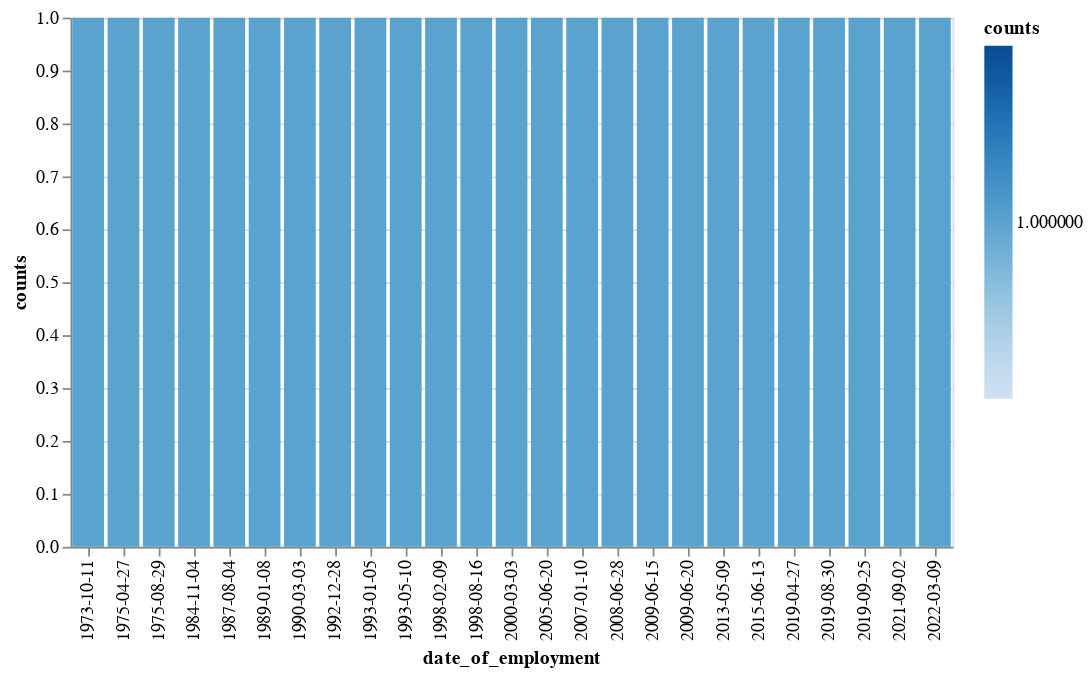

Here is the notebook cell this chart was saved with:
### Code cell
# chart1
data = pd.DataFrame(workers, columns=['date_of_employment'])
data = pd.DataFrame(workers.value_counts(ascending=False).iloc[:25])
alt.Chart(data.reset_index().rename(columns={0: "counts"})).mark_bar(orient='vertical').encode(
    x='date_of_employment',
    y='counts', color='counts'
)

### Figure 1 — Vega-Lite specification as saved in the notebook (floating-point values rounded to 4 significant figures)
{"config": {"view": {"continuousWidth": 400, "continuousHeight": 300}}, "data": {"name": "data-3c863ffd17797a0681dcfcef5e10a43e"}, "mark": {"type": "bar", "orient": "vertical"}, "encoding": {"color": {"field": "counts", "type": "quantitative"}, "x": {"field": "date_of_employment", "type": "nominal"}, "y": {"field": "counts", "type": "quantitative"}}, "$schema": "https://vega.github.io/schema/vega-lite/v4.17.0.json", "datasets": {"data-3c863ffd17797a0681dcfcef5e10a43e": [{"Unnamed: 0": 0, "id": 13077, "name": "Biagio Montecchi", "team": "BurlyWood", "date_of_employment": "1998-02-09", "employment_type": "Full time", "counts": 1}, {"Unnamed: 0": 671, "id": 23530, "name": "Alphons Balla", "team": "OliveDrab", "date_of_employment": "2015-06-13", "employment_type": "Half time", "counts": 1}, {"Unnamed: 0": 658, "id": 17748, "name": "Antonino Perozzo-Gentileschi", "team": "MediumSeaGreen", "date_of_employment": "1990-03-03", "employment_type": "Half time", "counts": 1}, {"Unnamed: 0": 659, "id": 38264, "name": "Licia Rossi", "team": "OliveDrab", "date_of_employment": "2007-01-10", "employment_type": "Half time", "counts": 1}, {"Unnamed: 0": 660, "id": 4065, "name": "Paoletta Gabbana", "team": "Lime", "date_of_employment": "2009-06-15", "employment_type": "Half time", "counts": 1}, {"Unnamed: 0": 661, "id": 33720, "name": "Amleto Pisani", "team": "OliveDrab", "date_of_employment": "2000-03-03", "employment_type": "Half time", "counts": 1}, {"Unnamed: 0": 662, "id": 39952, "name": "Costanzo Tosto", "team": "MediumSeaGreen", "date_of_employment": "2009-06-20", "employment_type": "Half time", "counts": 1}, {"Unnamed: 0": 663, "id": 23660, "name": "Ferdinando Ricciardi", "team": "Lime", "date_of_employment": "1984-11-04", "employment_type": "Half time", "counts": 1}, {"Unnamed: 0": 664, "id": 18564, "name": "Dott. Federigo Borromeo", "team": "Lime", "date_of_employment": "1975-08-29", "employment_type": "Half time", "counts": 1}, {"Unnamed: 0": 665, "id": 35760, "name": "Amanda Bosio-Asmundo", "team": "Lime", "date_of_employment": "2022-03-09", "employment_type": "Half time", "counts": 1}, {"Unnamed: 0": 666, "id": 13254, "name": "Mercedes Falcone-Monaco", "team": "OliveDrab", "date_of_employment": "2005-06-20", "employment_type": "Half time", "counts": 1}, {"Unnamed: 0": 667, "id": 3944, "name": "Sig.ra Gemma Pignatti", "team": "OliveDrab", "date_of_employment": "2019-08-30", "employment_type": "Half time", "counts": 1}, {"Unnamed: 0": 668, "id": 33252, "name": "Gianluca Germano-Botticelli", "team": "BurlyWood", "date_of_employment": "2019-04-27", "employment_type": "Half time", "counts": 1}, {"Unnamed: 0": 669, "id": 8800, "name": "Sig.ra Ramona Zarlino", "team": "BurlyWood", "date_of_employment": "2013-05-09", "employment_type": "Half time", "counts": 1}, {"Unnamed: 0": 670, "id": 24480, "name": "Sole Poerio", "team": "Lime", "date_of_employment": "1993-05-10", "employment_type": "Half time", "counts": 1}, {"Unnamed: 0": 672, "id": 31612, "name": "Marta Dulbecco", "team": "OliveDrab", "date_of_employment": "1989-01-08", "employment_type": "Half time", "counts": 1}, {"Unnamed: 0": 687, "id": 6156, "name": "Giampiero Cherubini", "team": "Lime", "date_of_employment": "2021-09-02", "employment_type": "Half time", "counts": 1}, {"Unnamed: 0": 673, "id": 15435, "name": "Sig. Pier Rastelli", "team": "Lime", "date_of_employment": "1973-10-11", "employment_type": "Half time", "counts": 1}, {"Unnamed: 0": 674, "id": 2276, "name": "Dina Ariosto", "team": "Lime", "date_of_employment": "1975-04-27", "employment_type": "Half time", "counts": 1}, {"Unnamed: 0": 675, "id": 1622, "name": "Pierluigi Mazzini", "team": "MediumSeaGreen", "date_of_employment": "1993-01-05", "employment_type": "Half time", "counts": 1}, {"Unnamed: 0": 676, "id": 10767, "name": "Bianca Corbo", "team": "Lime", "date_of_employment": "2019-09-25", "employment_type": "Half time", "counts": 1}, {"Unnamed: 0": 677, "id": 8476, "name": "Beatrice Badoer", "team": "Lime", "date_of_employment": "1987-08-04", "employment_type": "Half time", "counts": 1}, {"Unnamed: 0": 678, "id": 44800, "name": "Daniele Pelli", "team": "Lime", "date_of_employment": "2008-06-28", "employment_type": "Half time", "counts": 1}, {"Unnamed: 0": 679, "id": 24688, "name": "Jacopo Fanucci", "team": "Lime", "date_of_employment": "1992-12-28", "employment_type": "Half time", "counts": 1}, {"Unnamed: 0": 680, "id": 1798, "name": "Dott. Carla Bernardini", "team": "BurlyWood", "date_of_employment": "1998-08-16", "employment_type": "Half time", "counts": 1}]}}
